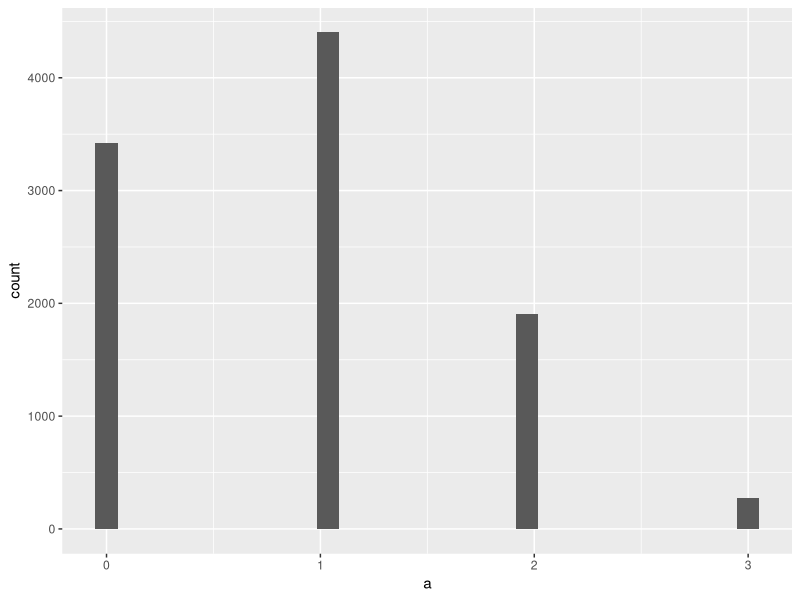

The R source for this figure:
library(tidyverse)

a <- rbinom(10000,3,0.3)
data <- data.frame(a)
data%>%
  count(a)%>%
  mutate(prob=n / sum(n))
ggplot(data,aes(x=a))+
  geom_histogram()
#VERY CLOSE IF RBINOM SIZE DECREASE
#equal
dbinom(3,3,0.3)

#or 
pbinom(2,3,0.3,lower.tail = FALSE)
#ALL SHOWS 3TH BAR / ALL BAR SUMMER 

